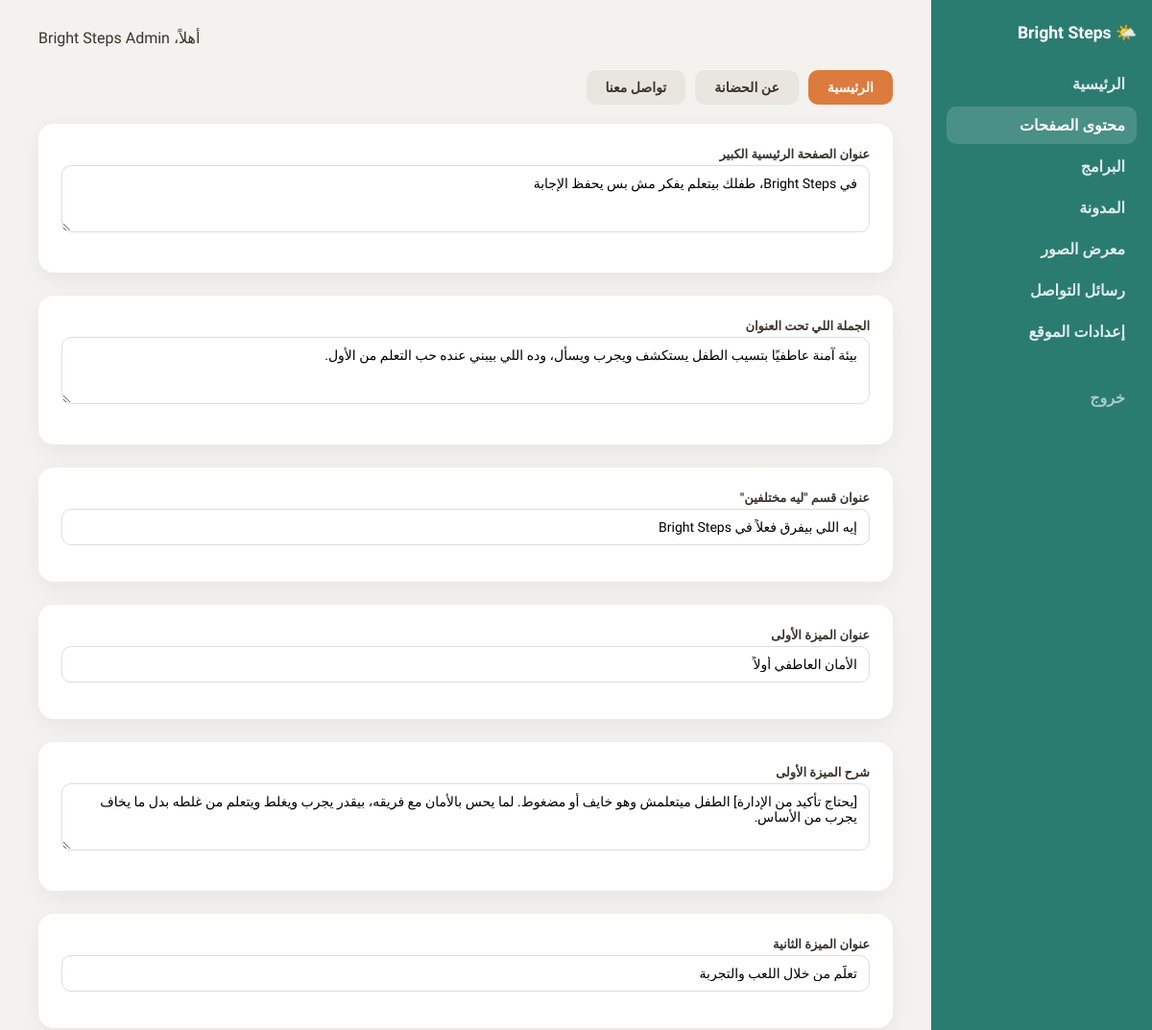
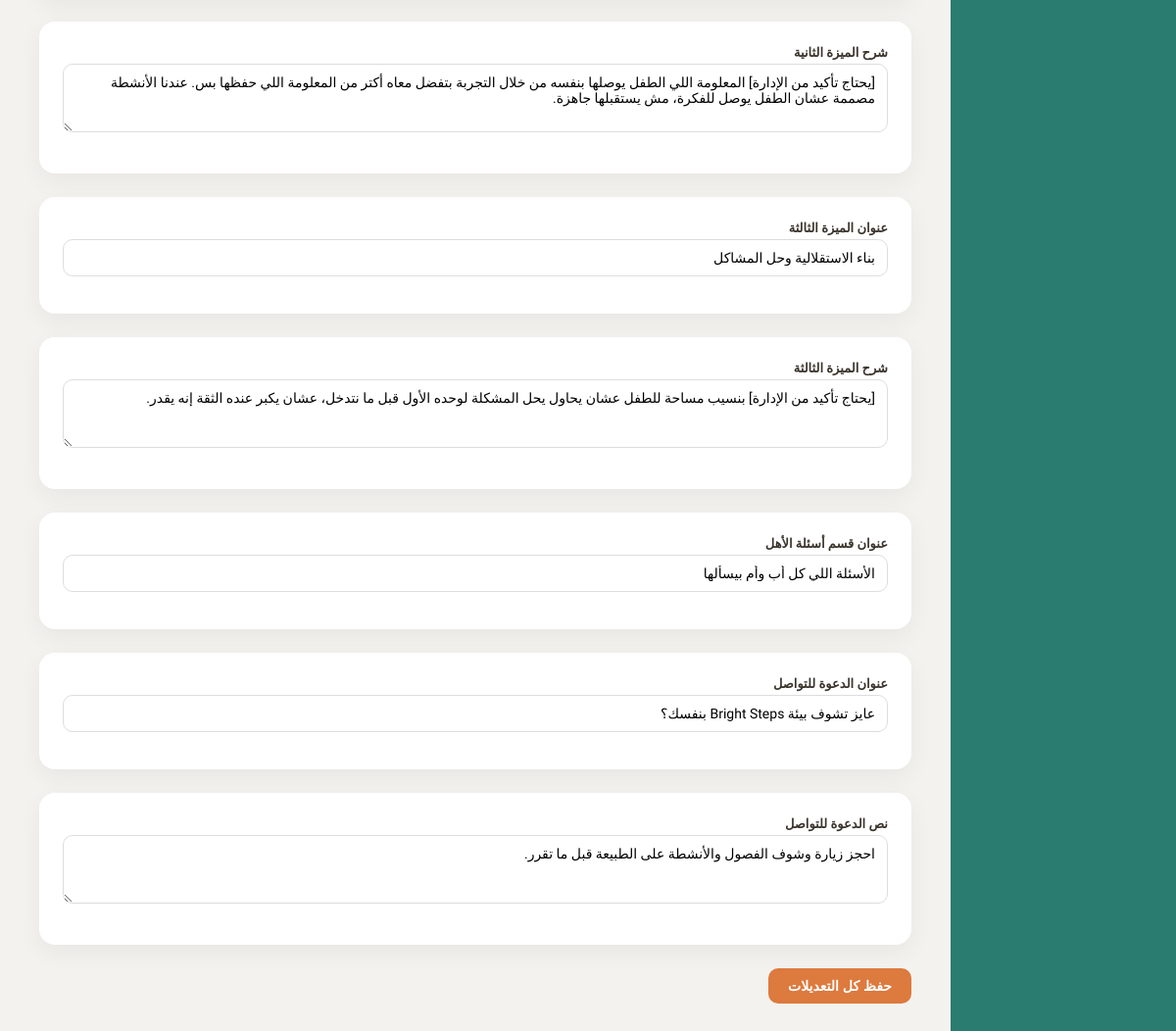
Screenshot of /admin/content.php (signed in) with the database file from the repository (2 pictures, top to bottom).
### tables this page shows
CREATE TABLE IF NOT EXISTS content_blocks (
    id INT AUTO_INCREMENT PRIMARY KEY,
    page_key VARCHAR(60) NOT NULL,       
    field_key VARCHAR(80) NOT NULL,      
    field_label VARCHAR(160) NOT NULL,   
    field_type ENUM('text','textarea','richtext','image') NOT NULL DEFAULT 'text',
    field_value TEXT,
    updated_at DATETIME DEFAULT CURRENT_TIMESTAMP ON UPDATE CURRENT_TIMESTAMP,
    UNIQUE KEY uniq_page_field (page_key, field_key)
);

### public/admin/includes/auth.php (called while the page is built, shortened)
<?php
require_once __DIR__ . '/../../../includes/functions.php';
function current_admin_name(): string {
    return $_SESSION['admin_name'] ?? 'المشرف';
}

### includes/functions.php (called while the page is built, shortened)
<?php
function h($str) {
    return htmlspecialchars($str ?? '', ENT_QUOTES, 'UTF-8');
}

### public/admin/content.php (the view, shortened to what this page needs)
<?php
$adminActive = 'content';
require __DIR__ . '/includes/layout_top.php';
$db = get_db();
$page = $_GET['page'] ?? 'home';
$pages = ['home' => 'الرئيسية', 'about' => 'عن الحضانة', 'contact' => 'تواصل معنا'];
$rows = $db->prepare("SELECT * FROM content_blocks WHERE page_key = ? ORDER BY id");
$rows->execute([$page]);
$rows = $rows->fetchAll();
?>
<div style="display:flex;gap:10px;margin-bottom:20px">
  <?php foreach ($pages as $key => $label): ?>
    <a href="?page=<?= $key ?>" class="btn <?= $page===$key?'':'secondary' ?>"><?= $label ?></a>
  <?php endforeach; ?>
</div>
<form method="post">
  <?php foreach ($rows as $row): ?>
    <div class="card">
      <label><?= h($row['field_label']) ?></label>
      <?php if ($row['field_type'] === 'text'): ?>
        <input type="text" name="field[<?= $row['id'] ?>]" value="<?= h($row['field_value']) ?>">
      <?php elseif ($row['field_type'] === 'textarea'): ?>
        <textarea name="field[<?= $row['id'] ?>]" rows="3"><?= h($row['field_value']) ?></textarea>
      <?php elseif ($row['field_type'] === 'richtext'): ?>
        <textarea name="field[<?= $row['id'] ?>]" rows="8"><?= h($row['field_value']) ?></textarea>
        <p style="font-size:12px;color:#999;margin-top:-10px">تقدر تستخدم HTML بسيط زي &lt;b&gt; و&lt;br&gt;.</p>
      <?php endif; ?>
    </div>
  <?php endforeach; ?>
  <button type="submit" class="btn">حفظ كل التعديلات</button>
</form>
<?php require __DIR__ . '/includes/layout_bottom.php'; ?>

### public/admin/includes/layout_top.php (shortened to what this page needs)
<?php
require_once __DIR__ . '/auth.php';
$adminActive = $adminActive ?? '';
?>
<!DOCTYPE html>
<html lang="ar" dir="rtl">
<head>
</head>
<body>
<div class="wrap">
  <aside class="sidebar">
    <h2>🌤️ Bright Steps</h2>
    <a href="/admin/dashboard.php" class="<?= $adminActive==='dashboard'?'active':'' ?>">الرئيسية</a>
    <a href="/admin/content.php" class="<?= $adminActive==='content'?'active':'' ?>">محتوى الصفحات</a>
    <a href="/admin/programs.php" class="<?= $adminActive==='programs'?'active':'' ?>">البرامج</a>
    <a href="/admin/blog.php" class="<?= $adminActive==='blog'?'active':'' ?>">المدونة</a>
    <a href="/admin/gallery.php" class="<?= $adminActive==='gallery'?'active':'' ?>">معرض الصور</a>
    <a href="/admin/messages.php" class="<?= $adminActive==='messages'?'active':'' ?>">رسائل التواصل</a>
    <a href="/admin/settings.php" class="<?= $adminActive==='settings'?'active':'' ?>">إعدادات الموقع</a>
    <a href="/admin/logout.php" style="margin-top:30px;opacity:.6">خروج</a>
  </aside>
  <main class="main">
    <div class="topbar">
      <div>أهلاً، <?= h(current_admin_name()) ?></div>
    </div>

### public/admin/includes/layout_bottom.php
  </main>
</div>
</body>
</html>

### public/admin/includes/layout_top.php (style rules this page uses)
:root { --teal:#3F9C90;--teal-dark:#2A7C71;--orange:#DD7A3E;--yellow:#F0A93B;--pink:#F0A79E;--cream:#FBEFE2;--ink:#3A342C; }
* { box-sizing:border-box }
body { margin:0;font-family:'Tajawal',sans-serif;direction:rtl;background:#F4F2EE;color:var(--ink) }
.wrap { display:flex;min-height:100vh }
.sidebar { width:230px;background:var(--teal-dark);color:#fff;padding:24px 16px;flex-shrink:0 }
.sidebar h2 { font-size:1.1rem;margin:0 0 24px }
.sidebar a { display:block;color:#fff;opacity:.85;text-decoration:none;padding:10px 12px;border-radius:10px;margin-bottom:4px;font-weight:600 }
.sidebar a.active,.sidebar a:hover { background:rgba(255,255,255,.15);opacity:1 }
.main { flex:1;padding:30px 40px }
.topbar { display:flex;justify-content:space-between;align-items:center;margin-bottom:24px }
.card { background:#fff;border-radius:16px;padding:24px;box-shadow:0 8px 24px rgba(0,0,0,.05);margin-bottom:24px }
.btn { display:inline-block;padding:10px 20px;border-radius:10px;background:var(--orange);color:#fff;border:none;font-weight:700;cursor:pointer;text-decoration:none;font-size:14px }
.btn.secondary { background:#e9e6e0;color:var(--ink) }
input,textarea,select { width:100%;padding:10px 12px;border:1px solid #ddd;border-radius:10px;font-family:inherit;margin-bottom:14px;font-size:14px }
label { font-weight:700;font-size:13px;display:block;margin-bottom:4px }

### rows the page displays
content_blocks: field_label "عنوان الصفحة الرئيسية الكبير", id+field_value "في Bright Steps، طفلك بيتعلم يفكر مش بس يحفظ الإجابة"
content_blocks: field_label "الجملة اللي تحت العنوان", id+field_value "بيئة آمنة عاطفيًا بتسيب الطفل يستكشف ويجرب ويسأل، وده اللي بيبني عنده حب التعلم من الأول."
content_blocks: field_label "عنوان قسم \"ليه مختلفين\"", field_value "إيه اللي بيفرق فعلاً في Bright Steps"
content_blocks: field_label "عنوان الميزة الأولى", field_value "الأمان العاطفي أولاً"
content_blocks: field_label "شرح الميزة الأولى", id+field_value "[يحتاج تأكيد من الإدارة] الطفل ميتعلمش وهو خايف أو مضغوط. لما يحس بالأمان مع فريقه، بيقدر يجرب ويغلط ويتعلم من غلطه بدل ما يخاف يجرب من الأساس."
content_blocks: field_label "عنوان الميزة الثانية", field_value "تعلّم من خلال اللعب والتجربة"
content_blocks: field_label "شرح الميزة الثانية", id+field_value "[يحتاج تأكيد من الإدارة] المعلومة اللي الطفل يوصلها بنفسه من خلال التجربة بتفضل معاه أكتر من المعلومة اللي حفظها بس. عندنا الأنشطة مصممة عشان الطفل يوصل للفكرة، مش يستقبلها جاهزة."
content_blocks: field_label "عنوان الميزة الثالثة", field_value "بناء الاستقلالية وحل المشاكل"
content_blocks: field_label "شرح الميزة الثالثة", id+field_value "[يحتاج تأكيد من الإدارة] بنسيب مساحة للطفل عشان يحاول يحل المشكلة لوحده الأول قبل ما نتدخل، عشان يكبر عنده الثقة إنه يقدر."
content_blocks: field_label "عنوان قسم أسئلة الأهل", field_value "الأسئلة اللي كل أب وأم بيسألها"
content_blocks: field_label "عنوان الدعوة للتواصل", field_value "عايز تشوف بيئة Bright Steps بنفسك؟"
content_blocks: field_label "نص الدعوة للتواصل", id+field_value "احجز زيارة وشوف الفصول والأنشطة على الطبيعة قبل ما تقرر."

### other values shown
current_admin_name() "Bright Steps Admin"
$label "الرئيسية"
$label "عن الحضانة"
$label "تواصل معنا"
